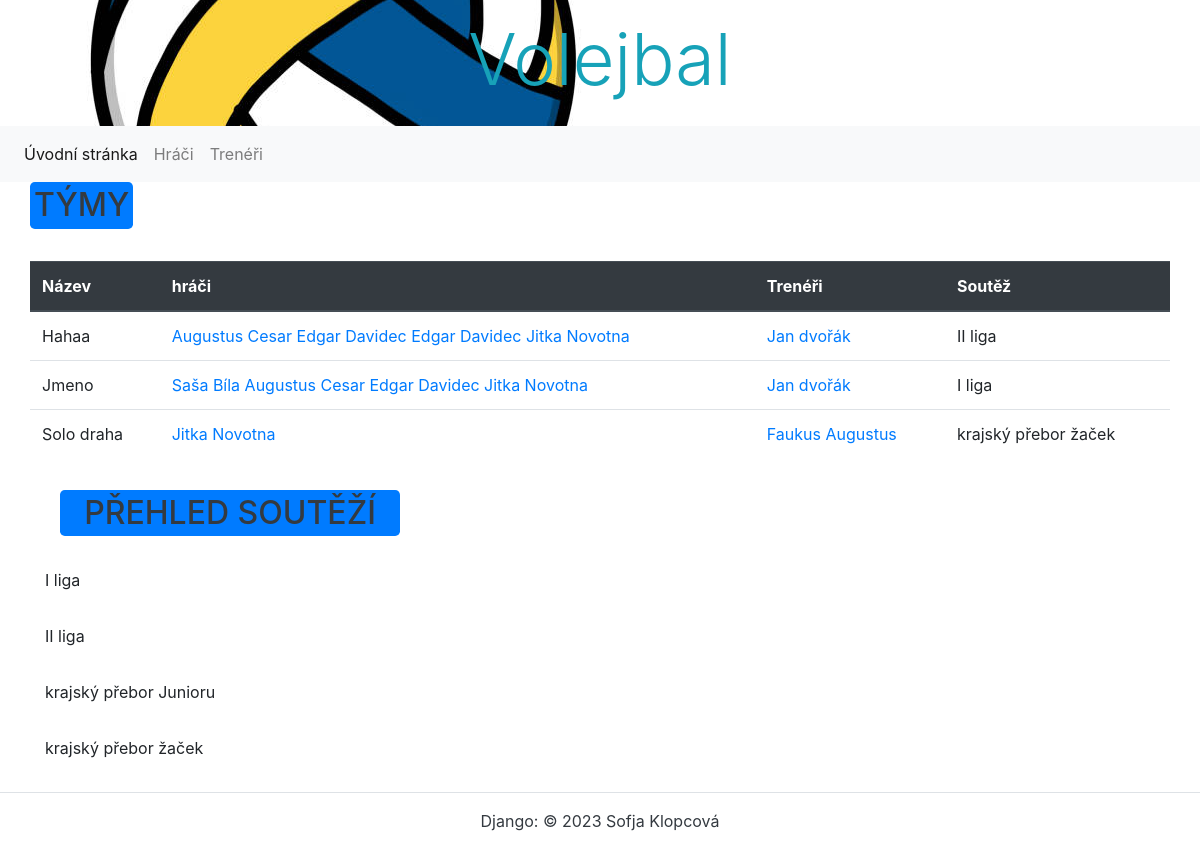
The page /myapp/ on the database its author committed.
### myapp/models.py (models this page shows)
class Tym(models.Model):
    nazev = models.CharField(max_length=100, verbose_name='Nazev tymu', help_text='Zadejte nazev tymu',
                             error_messages={'blank': 'Nazev tymu knihy musí být vyplněn'})
    hraci = models.ManyToManyField(Hrac)
    Treneri = models.ManyToManyField(Trener)
    Soutezi = models.ForeignKey('Soutez', on_delete=models.CASCADE, blank=True, null=True, verbose_name='Soutez')
    class Meta:
        ordering = ['nazev']
        verbose_name = 'Tym'
        verbose_name_plural = 'Tymy'

class Hrac(models.Model):
    jmeno = models.CharField(max_length=80, verbose_name='Jméno hrace', help_text='Zadejte jméno hrace',
                             error_messages={'blank': 'Jméno hrace musí být vyplněno'})
    prijmeni = models.CharField(max_length=50, verbose_name='Příjmení hrace', help_text='Zadejte příjmení autora',
                                error_messages={'blank': 'Příjmení hrace musí být vyplněno'})
    narozeni = models.DateField(blank=True, null=True, verbose_name='Datum narození')
    fotografie = models.ImageField(upload_to='hraci', verbose_name='Fotografie')
    class Meta:
        ordering = ['prijmeni', 'jmeno']
        verbose_name = 'Hrac'
        verbose_name_plural = 'Hraci'
    def __str__(self):
        return f'{self.jmeno} {self.prijmeni}'

class Trener(models.Model):
    jmeno = models.CharField(max_length=80, verbose_name='Jméno trener', help_text='Zadejte jméno trenera',
                             error_messages={'blank': 'Jméno trenera musí být vyplněno'})
    prijmeni = models.CharField(max_length=50, verbose_name='Příjmení trenera', help_text='Zadejte příjmení trenera',
                                error_messages={'blank': 'Příjmení trenera musí být vyplněno'})
    narozeni = models.DateField(blank=True, null=True, verbose_name='Datum narození')
    fotografie = models.ImageField(upload_to='hraci', verbose_name='Fotografie')
    class Meta:
        ordering = ['prijmeni', 'jmeno']
        verbose_name = 'Trener'
        verbose_name_plural = 'Treneri'
    def __str__(self):
        return f'{self.jmeno} {self.prijmeni}'

class Soutez(models.Model):
    druh = models.CharField(max_length=100, verbose_name='Název soutěže', help_text='Zadejte název soutěže',
                            error_messages={'blank': 'Název soutěže je povinný údaj'})
    class Meta:
        ordering = ['druh']
        verbose_name = 'Soutez'
        verbose_name_plural = 'Soutez'
    def __str__(self):
        return f'{self.druh}'

### myapp/views.py (the view)
# urls.py: path('', views.index, name='index'),
def index(request):
 num_Tym = Tym.objects.all()
 num_Souteze = Soutez.objects.all()
 context = {
 'num_tym': num_Tym,
 'num_soutez': num_Souteze
 }
 return render(request, 'index.html', context=context)

### myapp/templates/index.html (shortened to what this page needs)
{% extends 'base.html' %}
{% block content %}
    <div class="row">
    <h2 class="bg-primary text-dark text-center jumbotron text-uppercase p-1">Týmy</h2>
    </div>
    <div class="row">
    <table class="table">
  <thead class="thead-dark">
    <tr>
      <th scope="col">Název</th>
      <th scope="col">hráči</th>
      <th scope="col">Trenéři</th>
      <th scope="col">Soutěž</th>
    </tr>
  </thead>
  <tbody>
    {% for tym in num_tym %}
    <tr>
        <td>{{ tym.nazev }}</td>
    <td>
        {% for hrac in tym.hraci.all %}
                    <a href="{% url 'hrac_detail' hrac.id %} ">{{ hrac }} </a>
                {% endfor %}
    </td>
     <td>
        {% for trener in tym.Treneri.all %}
                    <a href="{% url 'trener_detail' trener.id %} ">{{ trener }} </a>
                {% endfor %}
    </td>
    <td>{{ tym.Soutezi }}</td>
    </tr>
{% endfor %}
    </tbody>
    </table>
</div>
     <div class="col-lg-4 mt-3 mb-3">
            <h2 class="bg-primary text-dark  text-center jumbotron text-uppercase p-1"> Přehled soutěží</h2>
            {% for s in num_soutez %}
            <div class="row mb-3">
             <p>  {{ s.druh }}</p>
            </div>
            {% endfor %}
        </div>
{% endblock %}

### rows shown on the page
Tym: nazev "Hahaa", Soutezi "II liga"
Hrac: jmeno+prijmeni "Augustus Cesar"
Hrac: jmeno+prijmeni "Edgar Davidec"
Hrac: jmeno+prijmeni "Edgar Davidec"
Hrac: jmeno+prijmeni "Jitka Novotna"
Trener: jmeno+prijmeni "Jan dvořák"
Tym: nazev "Jmeno", Soutezi "I liga"
Hrac: jmeno+prijmeni "Saša Bíla"
Tym: nazev "Solo draha", Soutezi "krajský přebor žaček"
Trener: jmeno+prijmeni "Faukus Augustus"
Soutez: druh "I liga"
Soutez: druh "II liga"
Soutez: druh "krajský přebor Junioru"
Soutez: druh "krajský přebor žaček"
